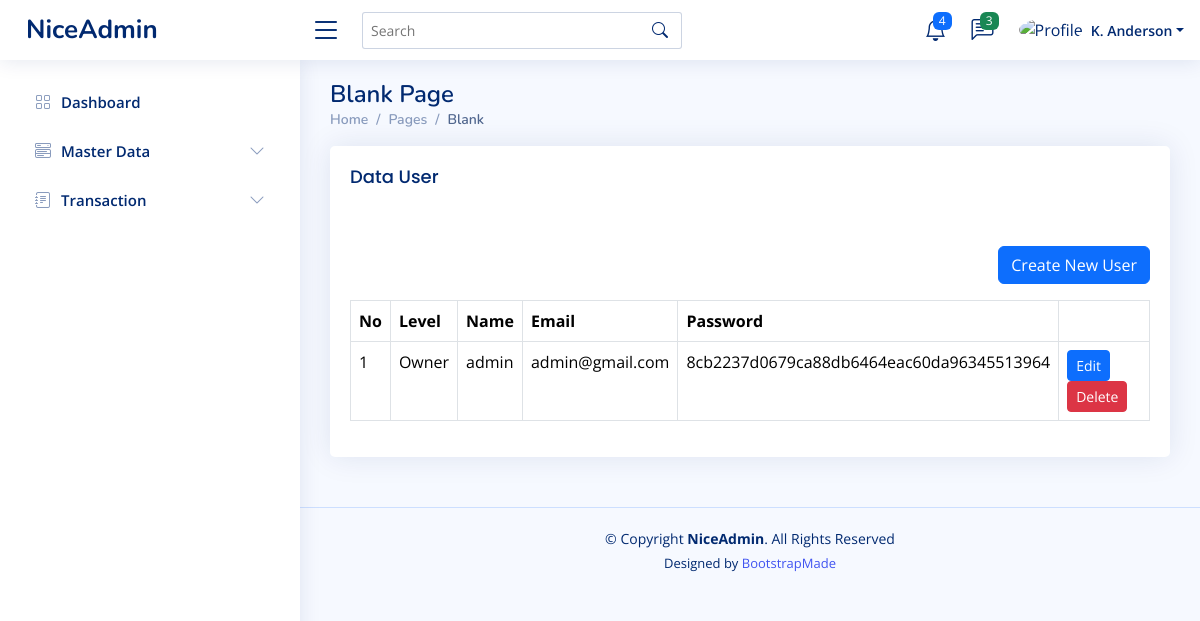
The page /dashboard.php?page=user on the database its author committed.
### tables this page shows
CREATE TABLE `users` (
  `id` int(11) NOT NULL,
  `id_level` int(11) NOT NULL,
  `name` varchar(50) NOT NULL,
  `email` varchar(50) NOT NULL,
  `password` varchar(100) NOT NULL,
  `created_at` timestamp NOT NULL DEFAULT current_timestamp(),
  `updated_at` timestamp NULL DEFAULT NULL ON UPDATE current_timestamp()
);

CREATE TABLE `levels` (
  `id` int(11) NOT NULL,
  `level_name` varchar(50) NOT NULL,
  `created_at` timestamp NOT NULL DEFAULT current_timestamp(),
  `updated_at` timestamp NULL DEFAULT NULL ON UPDATE current_timestamp()
);

### content/user.php (the view, shortened to what this page needs)
<?php
  $query = mysqli_query($koneksi,"SELECT users.*, levels.level_name FROM users LEFT JOIN levels ON users.id_level = levels.id");
  $rows = mysqli_fetch_all($query, MYSQLI_ASSOC);
?>
<div class="row">
  <div class="col-sm-12">
    <div class="card">
      <div class="card-body">
        <h5 class="card-title">Data User</h5>
      </div>
      <div class="card-body">
        <div align="right" class="mb-3 mt-3">
          <a href="?page=add-user" class="btn btn-primary">Create New User</a>
        </div>
        <table class="table table-bordered">
          <thead>
            <tr>
              <th>No</th>
              <th>Level</th>
              <th>Name</th>
              <th>Email</th>
              <th>Password</th>
              <th></th>
            </tr>
          </thead>
          <tbody>
            <?php
            $no=1;
            foreach($rows as $row):?>
              <tr>
                <td><?= $no++ ?></td>
                <td><?php echo $row['level_name'] ?></td>
                <td><?php echo $row['name'] ?></td>
                <td><?php echo $row['email'] ?></td>
                <td><?php echo $row['password'] ?></td>
                <td><a href="?page=add-user&edit=<?php echo $row['id']?>" class="btn btn-primary btn-sm" >Edit</a>
                <a href="?page=user&delete=<?php echo $row['id']?>" onclick="return confirm('Are you sure?')" class="btn btn-danger btn-sm">Delete</a>
                </td>
              </tr>
            <?php endforeach?>
          </tbody>
        </table>
      </div>
    </div>
  </div>
</div>

### assets/css/style.css (style rules this page uses)
:root { scroll-behavior: smooth; }
body { font-family: "Open Sans", sans-serif; background: #f6f9ff; color: #444444; }
a { color: #4154f1; text-decoration: none; }
h1, h2, h3, h4, h5, h6 { font-family: "Nunito", sans-serif; }
.card { margin-bottom: 30px; border: none; border-radius: 5px; box-shadow: 0px 0 30px rgba(1, 41, 112, 0.1); }
.card-title { padding: 20px 0 15px 0; font-size: 18px; font-weight: 500; color: #012970; font-family: "Poppins", sans-serif; }
.card-body { padding: 0 20px 20px 20px; }

### rows shown on the page
users: id_level.level_name "Owner", name "admin", email "admin@gmail.com", password "8cb2237d0679ca88db6464eac60da96345513964"
